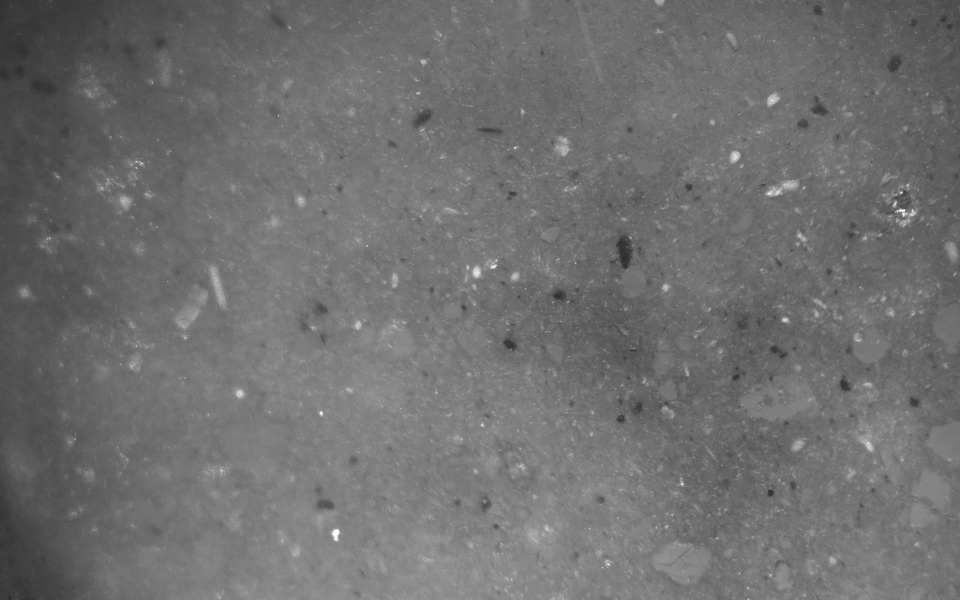
#> input picture Testing_data/AF0/LED.jpg, 1920 x 1200 px (shown at 1/2 size)
$ python -i alignment_functions.py   (imports and definitions only)   (older library calls are emulated)
#> lines starting #> are read from the running program, lines starting #| are printed output that depends on the picture
#> further down, picture is the input picture: shape (1200, 1920); min 37, max 255, mean 111.1
"""
alignment_functions.py
──────────────────────
Utility functions for QDM map co-registration.

Workflow:
    1. label_edge_detection           – find label/colorbar boundaries (if needed)
    2. map_trimming                    – crop labels and colorbars (if needed)
    3. compute_affine_matrix           – ORB on raw LED images → affine matrix M
    4. compute_affine_matrix_enhanced  – ORB with filter cycling (Sobel/Laplacian/Unsharp/CLAHE)
    5. compute_affine_matrix_manual    – manual tie-point clicking (last resort)
    6. apply_affine                    – warp any 2-D array using a pre-computed M
    7. load_field_data                 – load Bz from .mat / .npy / .csv
    8. save_field_data                 – save aligned Bz to .mat / .npy / .csv

Authors: Bellon et al. 2026
"""

import numpy as np
import matplotlib.pyplot as plt
import matplotlib.image as mpimg
import matplotlib.gridspec as gridspec
from skimage import color, filters
import cv2
import scipy.io as sio
import os


# ──────────────────────────────────────────────
# Internal helpers
# ──────────────────────────────────────────────

# [250 lines left out: functions _to_gray, _to_u8, _gray_u8, label_edge_detection, map_trimming, compute_affine_matrix, not called in this run]


# ──────────────────────────────────────────────
# 4. Compute affine matrix — enhanced ORB with filter cycling (fallback)
# ──────────────────────────────────────────────

# --- Filter implementations ---

def _filter_sobel(gray, sigma=1.0):
    """Gaussian blur + Sobel gradient magnitude."""
#> called with sigma = 1
    ksize = int(np.ceil(sigma * 6)) | 1
    blurred = cv2.GaussianBlur(gray, (ksize, ksize), sigma)
    gx = cv2.Sobel(blurred, cv2.CV_64F, 1, 0, ksize=3)
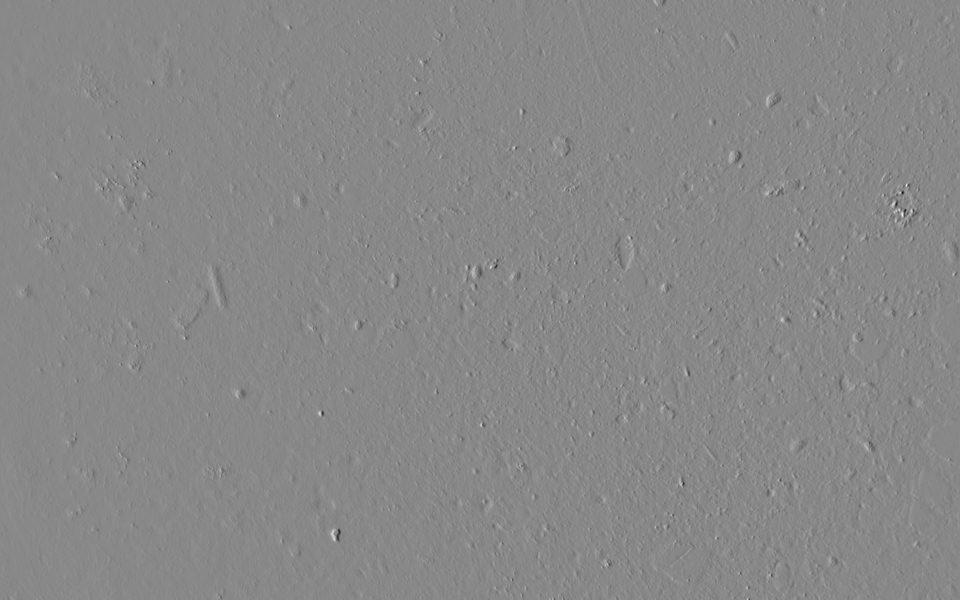
#> gx: shape (1200, 1920) float64 (shown at 1/2 size); min -301, max 263, mean 0.1; drawn with min black and max white
    gy = cv2.Sobel(blurred, cv2.CV_64F, 0, 1, ksize=3)
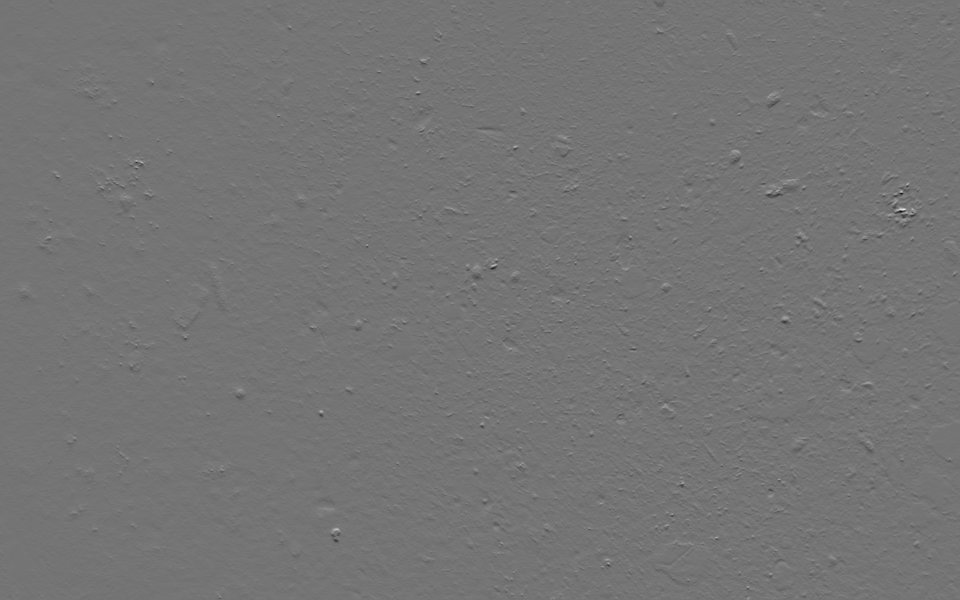
#> gy: shape (1200, 1920) float64 (shown at 1/2 size); min -334, max 396, mean 0.2; drawn with min black and max white
    mag = np.sqrt(gx**2 + gy**2)
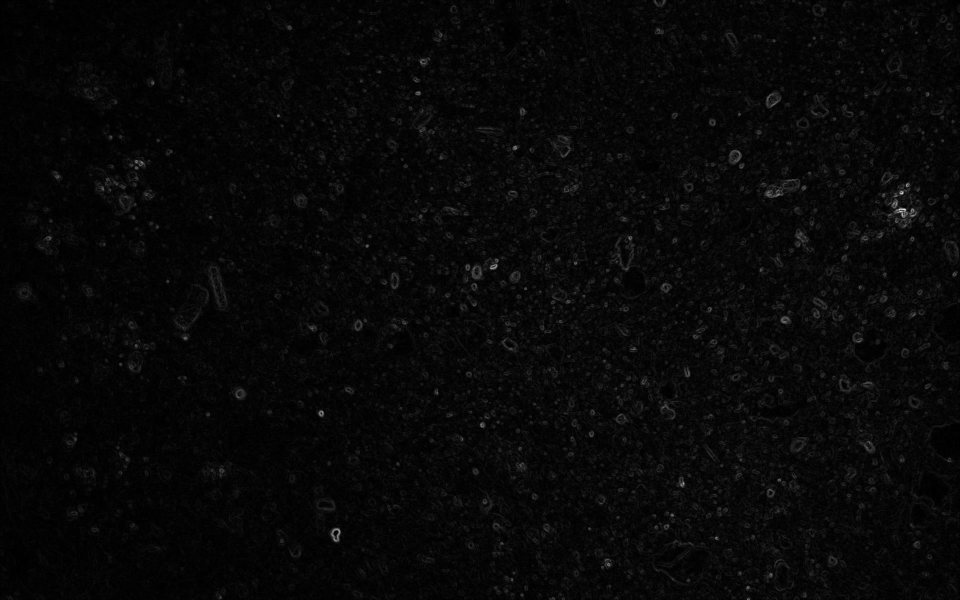
#> mag: shape (1200, 1920) float64 (shown at 1/2 size); min 0, max 396.3, mean 12.7; drawn with min black and max white
    return (mag / mag.max() * 255).astype(np.uint8)


# [22 lines left out: functions _filter_laplacian, _filter_unsharp, _filter_clahe, not called in this run]


# Filter registry: name -> (function, kwargs beyond gray and sigma)
_FILTER_REGISTRY = {
    "sobel":     (_filter_sobel, {}),
    "laplacian": (_filter_laplacian, {}),
    "unsharp":   (_filter_unsharp, {"strength": 2.0}),
    "clahe":     (_filter_clahe, {"clip_limit": 3.0, "grid_size": 8}),
}


# [595 lines left out: functions _try_orb_on_filtered, compute_affine_matrix_enhanced, compute_affine_matrix_manual, apply_affine, load_field_data, save_field_data, not called in this run]

>>> import cv2
>>> picture = cv2.imread('Testing_data/AF0/LED.jpg', cv2.IMREAD_GRAYSCALE)
>>> result = _filter_sobel(picture)
